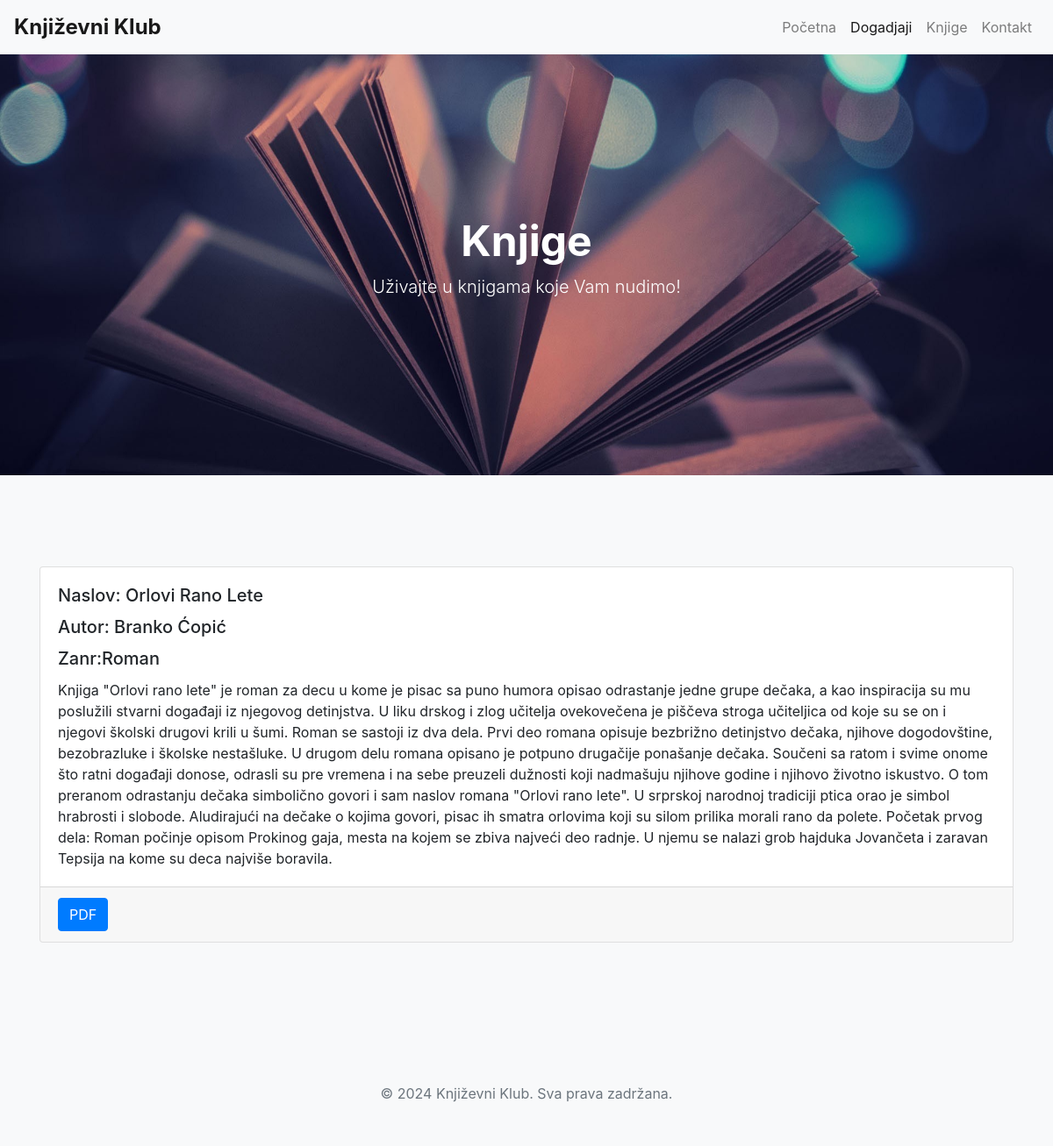
The app's page /KnjigeStranica.php?id=1 with its own data.
### tables this page shows
CREATE TABLE knjige (
    ID INT AUTO_INCREMENT PRIMARY KEY,
    NazivKnjige VARCHAR(255) NOT NULL,
    AutorKnjige VARCHAR(255) NOT NULL,
    Zanr VARCHAR(255) NOT NULL,
    PDF VARCHAR(255) NOT NULL,
    Opis TEXT NOT NULL
);

### KnjigeBaza.php (called while the page is built, shortened)
<?php
    require_once("PovezivanjeSaBazom.php");
    function dajMiKnjigu ($id){
        global $baza;
        $upit = mysqli_query($baza, "SELECT * FROM `knjige` WHERE ID=$id");
        return mysqli_fetch_assoc($upit);
    }
?>

### KnjigeStranica.php (the view, shortened to what this page needs)
<!DOCTYPE html>
<html lang="en">
<head>
    <link href="https://maxcdn.bootstrapcdn.com/bootstrap/4.5.2/css/bootstrap.min.css" rel="stylesheet">
    <link href="Knjige-stranica.css" rel="stylesheet">
</head>
<body>
    <?php require_once("KnjigeBaza.php")?>
    <nav class="navbar navbar-expand-lg navbar-light bg-light">
        <a class="navbar-brand" href="#">Književni Klub</a>
        <div class="collapse navbar-collapse" id="navbarNav">
            <ul class="navbar-nav ml-auto">
                <li class="nav-item">
                    <a class="nav-link" href="index.php">Početna</a>
                </li>
                <li class="nav-item active">
                    <a class="nav-link" href="#">Dogadjaji</a>
                </li>
                <li class="nav-item">
                    <a class="nav-link" href="Knjige.php">Knjige</a>
                </li>
                <li class="nav-item">
                    <a class="nav-link" href="Kontakti.php">Kontakt</a>
                </li>
            </ul>
        </div>
    </nav>
    <header class="header">
        <div class="overlay"></div>
        <div class="container h-100">
            <div class="row h-100 align-items-center">
                <div class="col-12 text-center">
                    <h1 class="display-4 text-white">Knjige</h1>
                    <p class="lead text-white">Uživajte u knjigama koje Vam nudimo!</p>
                </div>
            </div>
        </div>
    </header>
    <?php
        $id= $_GET["id"];
        $knjiga= dajMiKnjigu($id);
        if (is_null($knjiga)) {
    ?>
    Ne postji
    <?php
        }else{
    ?>
    <?php $pdfKnjige=$knjiga['PDF']; ?>
    <div class="container mt-5">
        <div class="card">
            <div class="card-body">
                <h5 class="card-title">Naslov: <?php echo $knjiga["NazivKnjige"]; ?></h5>
                <h5 class="card-title">Autor: <?php echo $knjiga["AutorKnjige"]; ?></h5>
                <h5 class="card-title">Zanr:<?php echo $knjiga["Zanr"]; ?> </h5>
                <p class="card-text"><?php echo $knjiga["Opis"]?></p>
            </div>
            <div class="card-footer">
                <a href="<?php echo ($pdfKnjige)?>" target="_blank" class="btn btn-primary">PDF</a>
            </div>
        </div>
    </div>
    <?php }?>
    <footer class="footer mt-5 py-3 bg-light">
        <div class="container text-center">
            <span class="text-muted">© 2024 Književni Klub. Sva prava zadržana.</span>
        </div>
    </footer>
</body>
</html>

### Knjige-stranica.css (style rules this page uses)
body { background-color: #f8f9fa; }
.navbar-brand { font-size: 1.5rem; font-weight: bold; }
.header { position: relative; height: 60vh; background: url("KnjigePozadinaStranica.jpg") no-repeat center center/cover; }
.header .overlay { position: absolute; top: 0; left: 0; width: 100%; height: 100%; }
.header h1 { font-size: 3rem; font-weight: bold; }
.header p { font-size: 1.25rem; }
.container { padding-top: 2rem; padding-bottom: 2rem; }
.card { margin-bottom: 2rem; }
.footer { background-color: #f8f9fa; padding: 1rem 0; }

### records on screen
knjige: NazivKnjige "Orlovi Rano Lete", AutorKnjige "Branko Ćopić", Zanr "Roman", Opis "Knjiga \"Orlovi rano lete\" je roman za decu u kome je pisac sa puno humora opisao odrastanje jedne grupe dečaka, a kao inspiracija su mu poslužili stvarni događaji iz njegovog detinjstva. U liku drskog i zlog učitelja ovekovečena je piščeva stroga učiteljica od koje su se on i njegovi školski drugovi krili u šumi. Roman se sastoji iz dva dela. Prvi deo romana opisuje bezbrižno detinjstvo dečaka, njihove dogodovštine, bezobrazluke i školske nestašluke. U drugom delu romana opisano je potpuno drugačije ponašanje dečaka. Součeni sa ratom i svime onome što ratni događaji donose, odrasli su pre vremena i na sebe preuzeli dužnosti koji nadmašuju njihove godine i njihovo životno iskustvo. O tom…"
